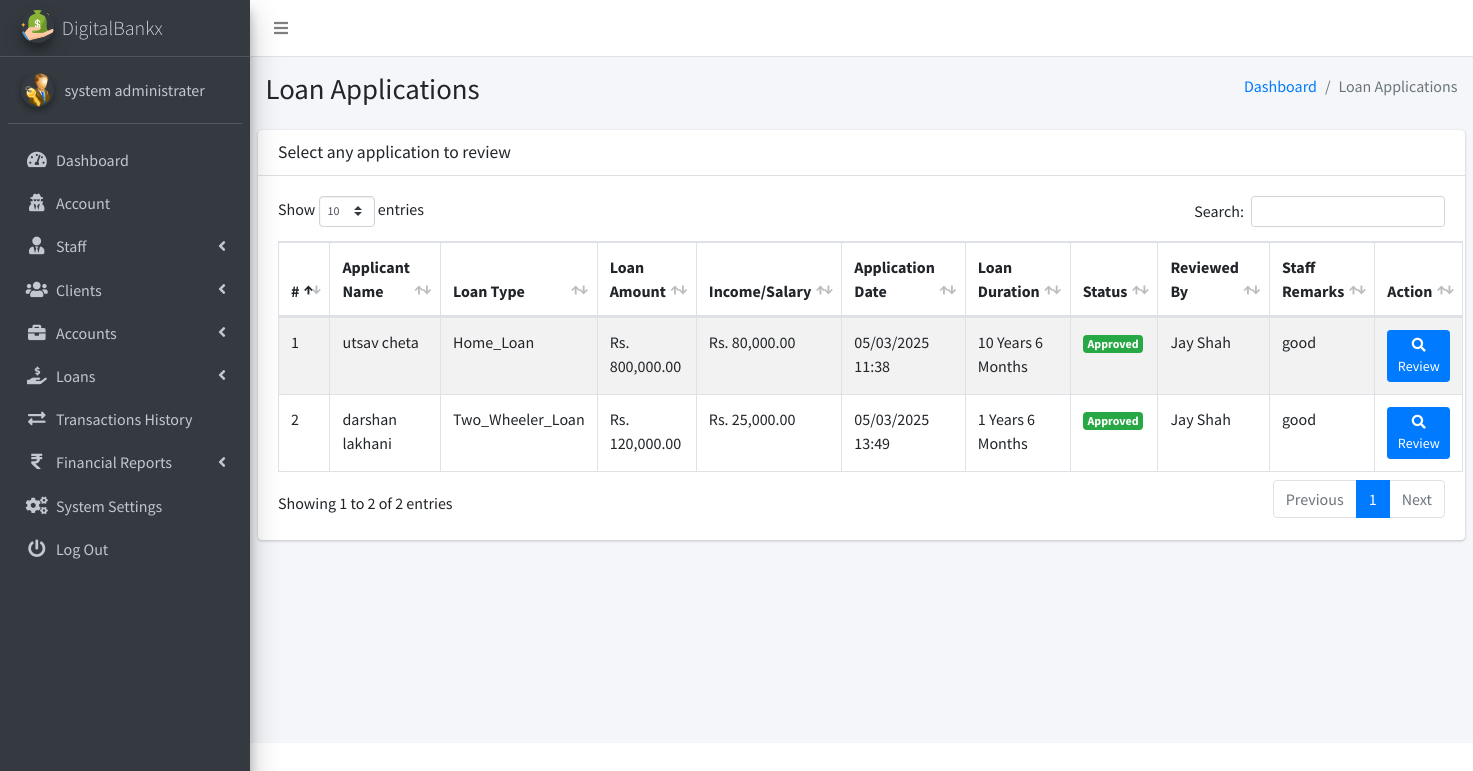
Page /admin/pages_review_loan_list.php (signed in) on the committed database.
### tables this page shows
CREATE TABLE `ib_systemsettings` (
  `id` int(20) NOT NULL,
  `sys_name` longtext NOT NULL,
  `sys_tagline` longtext NOT NULL,
  `sys_logo` varchar(200) NOT NULL,
  `is_active` tinyint(1) NOT NULL DEFAULT 1
);

CREATE TABLE `ib_admin` (
  `admin_id` int(11) NOT NULL,
  `name` varchar(200) NOT NULL,
  `email` varchar(200) NOT NULL,
  `number` varchar(200) NOT NULL,
  `password` varchar(200) NOT NULL,
  `profile_pic` varchar(200) NOT NULL,
  `is_active` tinyint(1) NOT NULL DEFAULT 1,
  `otp` varchar(6) DEFAULT NULL,
  `otp_expiry` datetime DEFAULT NULL
);

CREATE TABLE `loan_applications` (
  `id` int(10) UNSIGNED NOT NULL,
  `applicant_name` varchar(255) NOT NULL,
  `loan_amount` decimal(10,2) NOT NULL,
  `application_date` datetime DEFAULT current_timestamp(),
  `status` enum('pending','approved','rejected','recommended') NOT NULL,
  `reviewed_by` int(11) DEFAULT NULL,
  `admin_review_id` int(11) DEFAULT NULL,
  `review_date` datetime DEFAULT NULL,
  `staff_remark` text DEFAULT NULL,
  `admin_remark` text NOT NULL,
  `client_id` int(10) UNSIGNED NOT NULL,
  `loan_type_id` int(11) DEFAULT NULL,
  `is_approved_by_staff` tinyint(1) DEFAULT 0,
  `income_salary` decimal(10,2) NOT NULL,
  `loan_duration_years` int(11) NOT NULL DEFAULT 0,
  `loan_duration_months` int(11) NOT NULL DEFAULT 0
);

CREATE TABLE `loan_types` (
  `id` int(11) NOT NULL,
  `type_name` varchar(100) NOT NULL,
  `description` text DEFAULT NULL,
  `interest_rate` decimal(5,2) NOT NULL,
  `max_amount` decimal(15,2) NOT NULL,
  `created_at` timestamp NOT NULL DEFAULT current_timestamp(),
  `is_active` tinyint(1) NOT NULL DEFAULT 1
);

### admin/pages_review_loan_list.php (the view, shortened to what this page needs)
<?php
include('conf/config.php');
$query = "SELECT la.*, lt.type_name, la.income_salary,
                 COALESCE(ibs.name, 'N/A') AS reviewer_name,
                 la.loan_duration_years, la.loan_duration_months
          FROM loan_applications la
          LEFT JOIN loan_types lt ON la.loan_type_id = lt.id
          LEFT JOIN ib_staff ibs ON la.reviewed_by = ibs.staff_id
          WHERE la.status <> 'pending'";
$loanResult = $mysqli->query($query);
?>
<!DOCTYPE html>
<html>
<head>
    <?php include("dist/_partials/head.php"); ?>
</head>
<body class="hold-transition sidebar-mini layout-fixed layout-navbar-fixed">
    <div class="wrapper">
        <?php include("dist/_partials/nav.php"); ?>
        <?php include("dist/_partials/sidebar.php"); ?>
        <div class="content-wrapper">
            <section class="content-header">
                <div class="container-fluid">
                    <div class="row mb-2">
                        <div class="col-sm-6">
                            <h1>Loan Applications</h1>
                        </div>
                        <div class="col-sm-6">
                            <ol class="breadcrumb float-sm-right">
                                <li class="breadcrumb-item"><a href="pages_dashboard.php">Dashboard</a></li>
                                <li class="breadcrumb-item active">Loan Applications</li>
                            </ol>
                        </div>
                    </div>
                </div>
            </section>
            <section class="content">
                <div class="row">
                    <div class="col-12">
                        <div class="card">
                            <div class="card-header">
                                <h3 class="card-title">Select any application to review</h3>
                            </div>
                            <div class="card-body">
                                <table id="example1" class="table table-bordered table-hover table-striped">
                                    <thead>
                                        <tr>
                                            <th>#</th>
                                            <th>Applicant Name</th>
                                            <th>Loan Type</th>
                                            <th>Loan Amount</th>
                                            <th>Income/Salary</th>
                                            <th>Application Date</th>
                                            <th>Loan Duration</th>
                                            <th>Status</th>
                                            <th>Reviewed By</th>
                                            <th>Staff Remarks</th>
                                            <th>Action</th>
                                        </tr>
                                    </thead>
                                    <tbody>
                                        <?php
                                        $cnt = 1;
                                        if ($loanResult->num_rows > 0) {
                                            while ($row = $loanResult->fetch_object()) {
                                                echo "<tr>";
                                                echo "<td>" . $cnt . "</td>";
                                                echo "<td>" . htmlspecialchars($row->applicant_name ?? '') . "</td>";
                                                echo "<td>" . htmlspecialchars($row->type_name ?? '') . "</td>";
                                                echo "<td>Rs. " . number_format($row->loan_amount, 2) . "</td>";
                                                echo "<td>Rs. " . number_format($row->income_salary, 2) . "</td>";
                                                echo "<td>" . date('d/m/Y H:i', strtotime($row->application_date)) . "</td>";
                                                echo "<td>" . htmlspecialchars($row->loan_duration_years ?? 0) . " Years " .
                                                    htmlspecialchars($row->loan_duration_months ?? 0) . " Months</td>";
                                                $badgeClass = 'danger';
                                                if ($row->status == 'approved') {
                                                    $badgeClass = 'success';
                                                }
                                                echo "<td><span class=\"badge badge-$badgeClass\">" . ucfirst($row->status) . "</span></td>";
                                                echo "<td>" . htmlspecialchars($row->reviewer_name ?? '') . "</td>";
                                                echo "<td>" . htmlspecialchars($row->staff_remark ?? '') . "</td>";
                                                echo "<td>
                    <a href=\"pages_review_loan.php?id=" . $row->id . "\" class=\"btn btn-primary btn-sm\">
                        <i class=\"fas fa-search\"></i> Review
                    </a>
                  </td>";
                                                echo "</tr>";
                                                $cnt++;
                                            }
                                        } else {
                                            echo "<tr><td colspan=\"10\">No loan applications found.</td></tr>";
                                        }
                                        ?>
                                    </tbody>
                                </table>
                            </div>
                        </div>
                    </div>
                </div>
            </section>
        </div>
    </div>
</body>
</html>

### admin/dist/_partials/sidebar.php (shortened to what this page needs)
<aside class="main-sidebar sidebar-dark-primary elevation-4">
    <?php
    $admin_id = $_SESSION['admin_id'];
    $query = "SELECT * FROM iB_admin WHERE admin_id = ?";
    $stmt = $mysqli->prepare($query);
    $stmt->bind_param('i', $admin_id);
    $stmt->execute();
    $res = $stmt->get_result();
    while ($row = $res->fetch_object()) {
        $profile_picture = empty($row->profile_pic)
            ? "<img src='dist/img/user_icon.png' class='img-circle elevation-2' alt='User Image'>"
            : "<img src='dist/img/$row->profile_pic' class='img-circle elevation-2' alt='User Image'>";
        $sys_query = "SELECT * FROM iB_SystemSettings";
        $stmt = $mysqli->prepare($sys_query);
        $stmt->execute();
        $sys_res = $stmt->get_result();
        while ($sys = $sys_res->fetch_object()) {
            ?>
            <a href="pages_dashboard.php" class="brand-link text-light">
                <img src="dist/img/<?php echo $sys->sys_logo; ?>" alt="Logo" class="brand-image img-circle elevation-3">
                <span class="brand-text font-weight-light"><?php echo $sys->sys_name; ?></span>
            </a>
            <div class="sidebar">
                <div class="user-panel mt-3 pb-3 mb-3 d-flex">
                    <div class="image"><?php echo $profile_picture; ?></div>
                    <div class="info">
                        <a href="#" class="d-block"><?php echo $row->name; ?></a>
                    </div>
                </div>
                <nav class="mt-2">
                    <ul class="nav nav-pills nav-sidebar flex-column" data-widget="treeview" role="menu">
                        <li class="nav-item">
                            <a href="pages_dashboard.php" class="nav-link">
                                <i class="nav-icon fas fa-tachometer-alt"></i>
                                <p>Dashboard</p>
                            </a>
                        </li>
                        <li class="nav-item">
                            <a href="pages_account.php" class="nav-link">
                                <i class="nav-icon fas fa-user-secret"></i>
                                <p>Account</p>
                            </a>
                        </li>
                        <li class="nav-item has-treeview">
                            <a href="#" class="nav-link">
                                <i class="nav-icon fas fa-user-tie"></i>
                                <p>Staff <i class="fas fa-angle-left right"></i></p>
                            </a>
                        </li>
                        <li class="nav-item has-treeview">
                            <a href="#" class="nav-link">
                                <i class="nav-icon fas fa-users"></i>
                                <p>Clients <i class="fas fa-angle-left right"></i></p>
                            </a>
                        </li>
                        <li class="nav-item has-treeview">
                            <a href="#" class="nav-link">
                                <i class="nav-icon fas fa-briefcase"></i>
                                <p>Accounts <i class="fas fa-angle-left right"></i></p>
                            </a>
                        </li>
                        <li class="nav-item has-treeview">
                            <a href="#" class="nav-link">
                                <i class="nav-icon fas fa-hand-holding-usd"></i>
                                <p>
                                    Loans
                                    <i class="fas fa-angle-left right"></i>
                                </p>
                            </a>
                        </li>
                        <li class="nav-item">
                            <a href="pages_transactions_engine.php" class="nav-link">
                                <i class="nav-icon fas fa-exchange-alt"></i>
                                <p>Transactions History</p>
                            </a>
                        </li>
                        <li class="nav-item has-treeview">
                            <a href="#" class="nav-link">
                                <i class="nav-icon fas fa-rupee-sign"></i>
                                <p>Financial Reports <i class="fas fa-angle-left right"></i></p>
                            </a>
                        </li>
                        <li class="nav-item">
                            <a href="pages_system_settings.php" class="nav-link">
                                <i class="nav-icon fas fa-cogs"></i>
                                <p>System Settings</p>
                            </a>
                        </li>
                        <li class="nav-item">
                            <a href="pages_logout.php" class="nav-link">
                                <i class="nav-icon fas fa-power-off"></i>
                                <p>Log Out</p>
                            </a>
                        </li>
                    </ul>
                </nav>
            </div>
        </aside>
    <?php }
    } ?>

### rows in the picture
ib_admin: name "system administrater"
ib_systemsettings: sys_logo (picture), sys_name "DigitalBankx", ib_admin.profile_pic (picture)
loan_applications: applicant_name "utsav cheta", loan_type.type_name "Home_Loan", loan_amount "800,000.00", income_salary "80,000.00", application_date "05/03/2025 11:38", loan_duration_years "10", loan_duration_months "6", status "Approved", reviewer_name "Jay Shah", staff_remark "good"
loan_applications: applicant_name "darshan lakhani", loan_type.type_name "Two_Wheeler_Loan", loan_amount "120,000.00", income_salary "25,000.00", application_date "05/03/2025 13:49", loan_duration_years "1", loan_duration_months "6", status "Approved", reviewer_name "Jay Shah", staff_remark "good"
